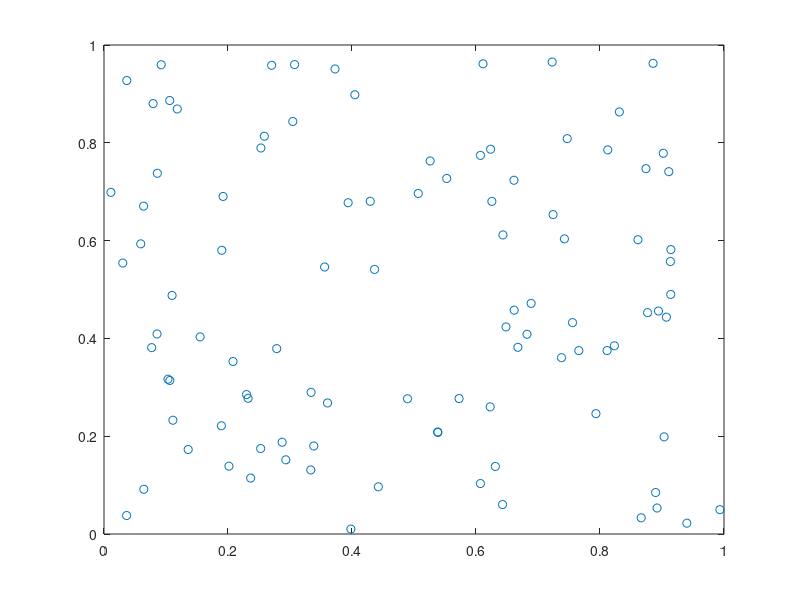

This chart was generated by the following MATLAB code: (Note: this script raises an error after producing the figure.)
clear;

n = 100;
x = rand(n,1);
y = rand(n,1);
plot(x, y, 'o')
for i = 1 : n
    P(i) = struct('x', x(i), 'y', y(i));
end

[Q1, Q2] = DiameterPoints(P);
hold on;
plot(Q1.x, Q1.y, 'sr');
hold on;
plot(Q2.x, Q2.y, 'sr');

function [Q1, Q2] = DiameterPoints(P)

minDist = 99999999;

for i = 1 : length(P) - 1
    for j = i + 1 : length(P)
        p = P(i); q = P(j);
        distance = sqrt((p.x - q.x) ^ 2 + (p.y - q.y) ^ 2);

        if minDist > distance
            minDist = distance;
            Q1 = p; Q2 = q;
        end
    end
end
end

    